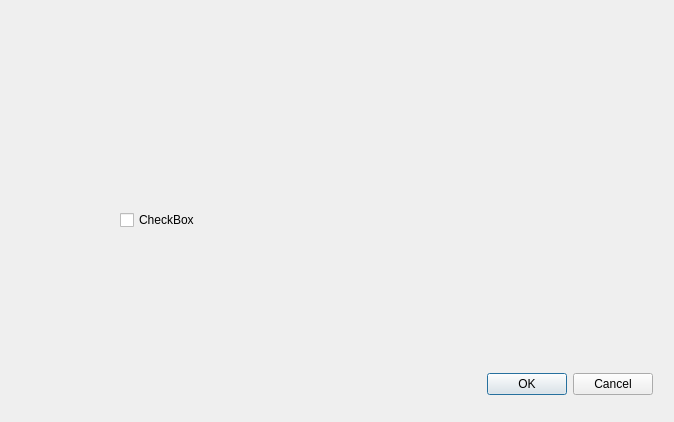
<?xml version="1.0" encoding="UTF-8"?>
<ui version="4.0">
 <class>GeoprocessDialogBase</class>
 <widget class="QDialog" name="GeoprocessDialogBase">
  <property name="geometry">
   <rect>
    <x>0</x>
    <y>0</y>
    <width>674</width>
    <height>422</height>
   </rect>
  </property>
  <property name="windowTitle">
   <string>P O S</string>
  </property>
  <widget class="QDialogButtonBox" name="button_box">
   <property name="geometry">
    <rect>
     <x>460</x>
     <y>370</y>
     <width>193</width>
     <height>28</height>
    </rect>
   </property>
   <property name="orientation">
    <enum>Qt::Horizontal</enum>
   </property>
   <property name="standardButtons">
    <set>QDialogButtonBox::Cancel|QDialogButtonBox::Ok</set>
   </property>
  </widget>
  <widget class="QCheckBox" name="checkBox">
   <property name="geometry">
    <rect>
     <x>120</x>
     <y>210</y>
     <width>81</width>
     <height>20</height>
    </rect>
   </property>
   <property name="text">
    <string>CheckBox</string>
   </property>
  </widget>
 </widget>
 <resources/>
 <connections>
  <connection>
   <sender>button_box</sender>
   <signal>accepted()</signal>
   <receiver>GeoprocessDialogBase</receiver>
   <slot>accept()</slot>
   <hints>
    <hint type="sourcelabel">
     <x>20</x>
     <y>20</y>
    </hint>
    <hint type="destinationlabel">
     <x>20</x>
     <y>20</y>
    </hint>
   </hints>
  </connection>
  <connection>
   <sender>button_box</sender>
   <signal>rejected()</signal>
   <receiver>GeoprocessDialogBase</receiver>
   <slot>reject()</slot>
   <hints>
    <hint type="sourcelabel">
     <x>20</x>
     <y>20</y>
    </hint>
    <hint type="destinationlabel">
     <x>20</x>
     <y>20</y>
    </hint>
   </hints>
  </connection>
 </connections>
</ui>
